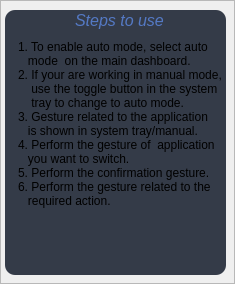
                    <widget class="QFrame" name="Auto_Mode_Right_Frame">
                     <property name="maximumSize">
                      <size>
                       <width>250</width>
                       <height>16777215</height>
                      </size>
                     </property>
                     <property name="styleSheet">
                      <string notr="true">#Auto_Mode_Right_Frame{
    border-radius: 8px;
border: 1px solid #568AF2;
background-color:#343B48; }</string>
                     </property>
                     <property name="frameShape">
                      <enum>QFrame::StyledPanel</enum>
                     </property>
                     <property name="frameShadow">
                      <enum>QFrame::Raised</enum>
                     </property>
                     <widget class="QWidget" name="widget_7" native="true">
                      <property name="geometry">
                       <rect>
                        <x>5</x>
                        <y>10</y>
                        <width>221</width>
                        <height>265</height>
                       </rect>
                      </property>
                      <property name="maximumSize">
                       <size>
                        <width>16777215</width>
                        <height>280</height>
                       </size>
                      </property>
                      <property name="styleSheet">
                       <string notr="true">background-color:#343B48;
border-radius: 10px; </string>
                      </property>
                      <widget class="QListWidget" name="listWidget_4">
                       <property name="geometry">
                        <rect>
                         <x>10</x>
                         <y>30</y>
                         <width>211</width>
                         <height>231</height>
                        </rect>
                       </property>
                       <property name="maximumSize">
                        <size>
                         <width>240</width>
                         <height>16777215</height>
                        </size>
                       </property>
                       <item>
                        <property name="text">
                         <string>1. To enable auto mode, select auto </string>
                        </property>
                       </item>
                       <item>
                        <property name="text">
                         <string>   mode  on the main dashboard.</string>
                        </property>
                       </item>
                       <item>
                        <property name="text">
                         <string>2. If your are working in manual mode,</string>
                        </property>
                       </item>
                       <item>
                        <property name="text">
                         <string>    use the toggle button in the system</string>
                        </property>
                       </item>
                       <item>
                        <property name="text">
                         <string>    tray to change to auto mode.</string>
                        </property>
                       </item>
                       <item>
                        <property name="text">
                         <string>3. Gesture related to the application </string>
                        </property>
                       </item>
                       <item>
                        <property name="text">
                         <string>   is shown in system tray/manual.</string>
                        </property>
                       </item>
                       <item>
                        <property name="text">
                         <string>4. Perform the gesture of  application </string>
                        </property>
                       </item>
                       <item>
                        <property name="text">
                         <string>   you want to switch.</string>
                        </property>
                       </item>
                       <item>
                        <property name="text">
                         <string>5. Perform the confirmation gesture.</string>
                        </property>
                       </item>
                       <item>
                        <property name="text">
                         <string>6. Perform the gesture related to the </string>
                        </property>
                       </item>
                       <item>
                        <property name="text">
                         <string>   required action.</string>
                        </property>
                       </item>
                      </widget>
                      <widget class="QLabel" name="label_28">
                       <property name="geometry">
                        <rect>
                         <x>70</x>
                         <y>0</y>
                         <width>91</width>
                         <height>21</height>
                        </rect>
                       </property>
                       <property name="font">
                        <font>
                         <pointsize>12</pointsize>
                         <italic>true</italic>
                         <bold>false</bold>
                        </font>
                       </property>
                       <property name="styleSheet">
                        <string notr="true">color:#5479C4;</string>
                       </property>
                       <property name="text">
                        <string>Steps to use</string>
                       </property>
                      </widget>
                     </widget>
                    </widget>
